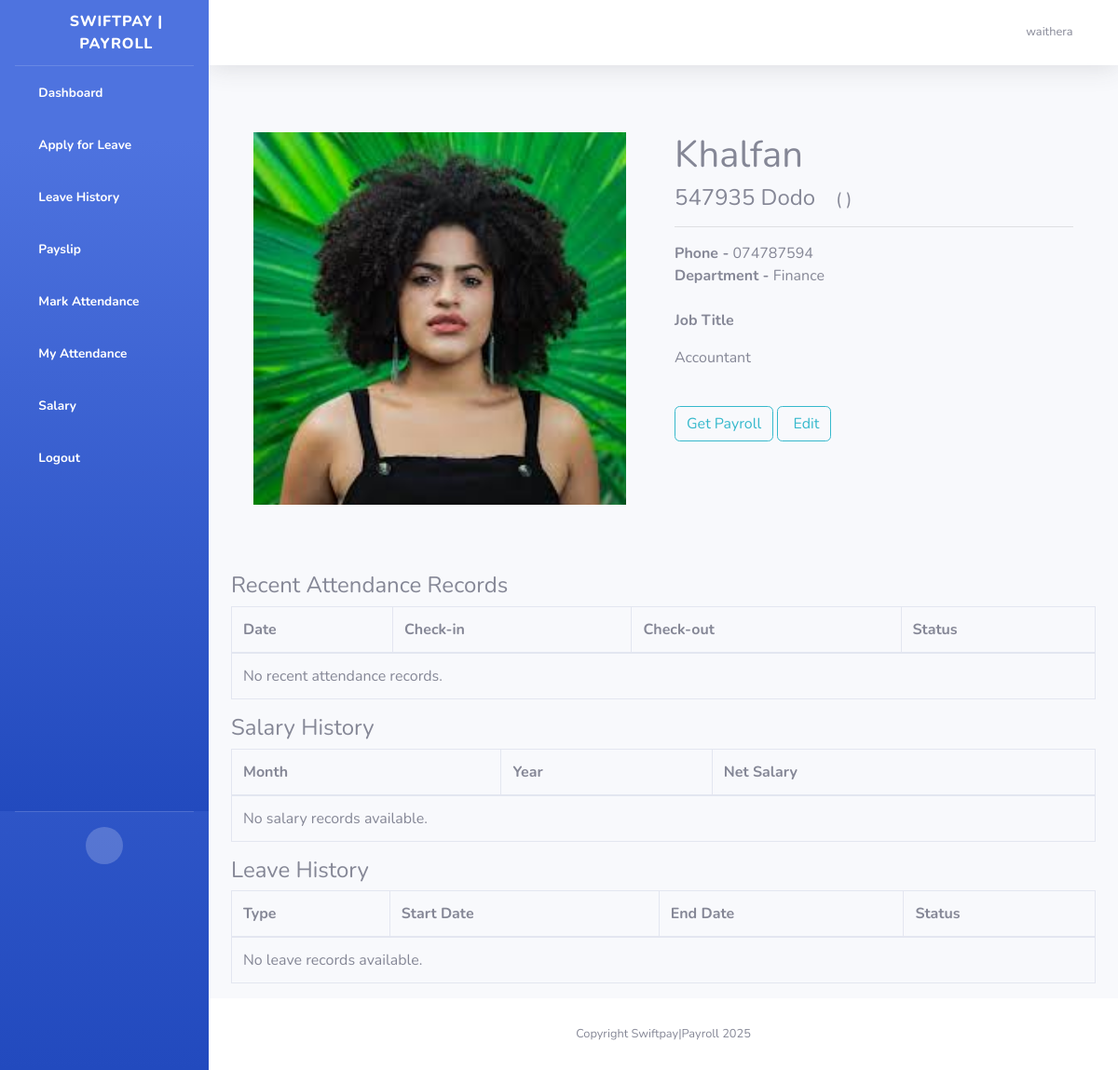
The page /employees/profile/547935/ (signed in) on the database as committed earlier.
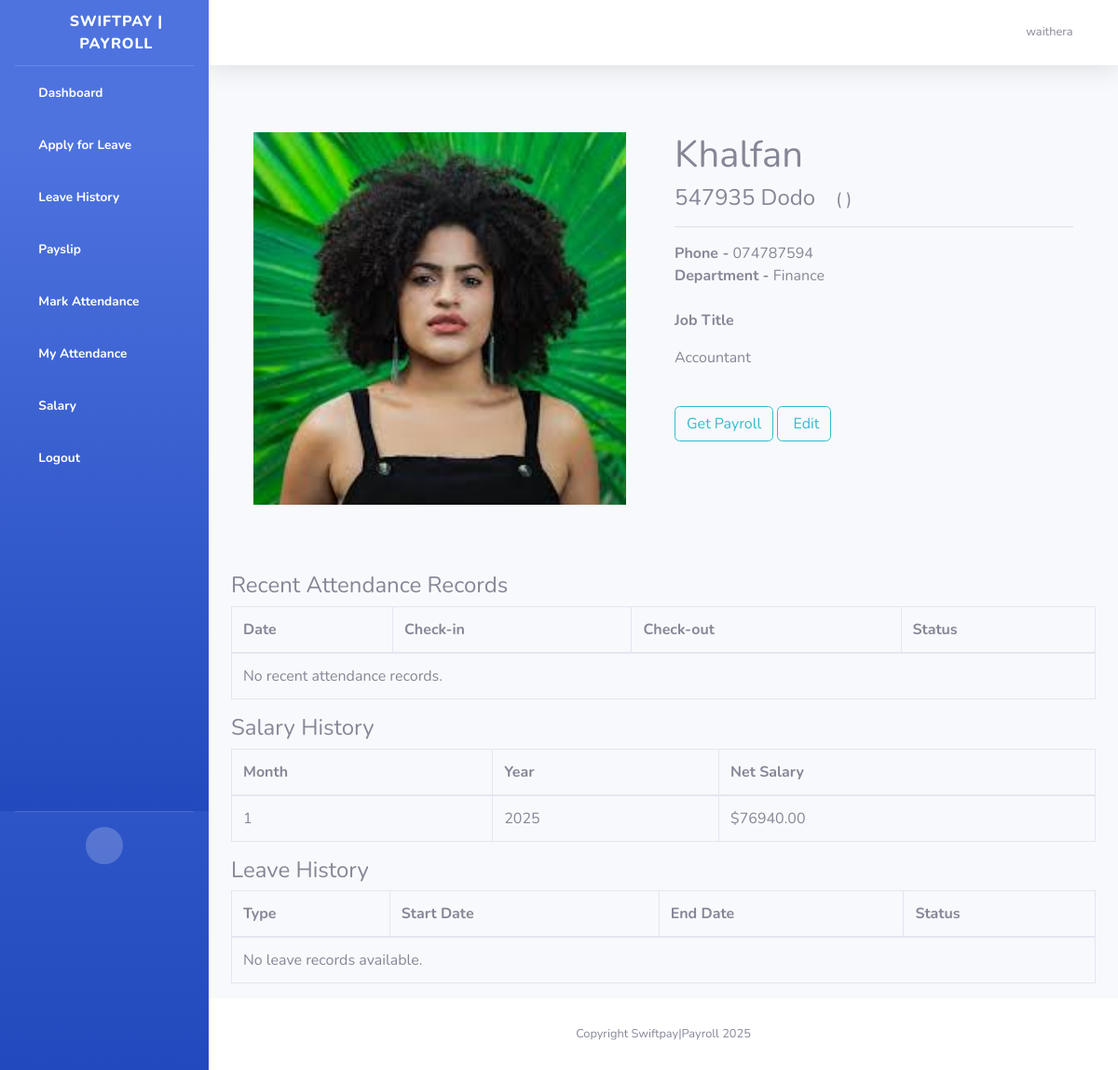
The same page on the database as committed later.
### mywebsite/models.py (models this page shows, shortened)
class Salary(models.Model):
    employee = models.ForeignKey('CustomUser', on_delete=models.CASCADE)
    base_salary = models.DecimalField(max_digits=10, decimal_places=2)
    bonus = models.DecimalField(max_digits=10, decimal_places=2, default=Decimal('0.00'))
    tax_rate = models.DecimalField(max_digits=5, decimal_places=2, default=Decimal('0.00'))
    deductions = models.DecimalField(max_digits=10, decimal_places=2, default=Decimal('0.00'), editable=False)
    net_salary = models.DecimalField(max_digits=10, decimal_places=2, editable=False)
    month = models.IntegerField(validators=[MinValueValidator(1), MaxValueValidator(12)], default=datetime.today().month)
    year = models.IntegerField(default=datetime.today().year)

### mywebsite/views.py (the view)
# urls.py: path('employees/profile/<str:employee_id>/', views.employee_profile, name='employee_profile'),
@login_required
def employee_profile(request, employee_id):
    employee = get_object_or_404(CustomUser, employee_id=employee_id)
    context = {
        'employee': employee,
        'attendance_records': Attendance.objects.filter(employee=employee)[:10],
        'salary_history': Salary.objects.filter(employee=employee),
        'leave_history': LeaveApplication.objects.filter(employee=employee)
    }
    return render(request, 'employees/employee_profile.html', context)

### mywebsite/models.py (called while the page is built)
    def __str__(self):
        return self.name

    def __str__(self):
        return self.title

### templates/employees/employee_profile.html (shortened to what this page needs)
{% extends "base.html" %}
{% load static %}
{% block content %}
<div class="">
    <div class="container p-5">
        <div class="row">
            <div class="col-md-6">
                <span>
                  <img src="{% if employee.passport_photo %}{{employee.passport_photo.url}}{% else %}{% static 'images/no_image.png' %}{% endif %}"
                       WIDTH="400" HEIGHT="400"/>
                </span>
            </div>
            <div class="col-md-6">
                <div class="content text-capitalize">
                    <h1> {{ employee.username }}</h1>
                    <h4>{{ employee.employee_id }} {{ employee.last_name }}
                        <small class="ml-3">( {{employee.email}} )</small>
                    </h4>
                    <hr>
                    <span><strong>Phone -</strong> {{ employee.phone_number }} </span><br>
                    <span><strong>Department -</strong> {{ employee.department }} </span>
                    <br>
                    <br>
                    <p><strong>Job Title</strong></p>
                    <p>{{ employee.role }}</p>
                    <br>
                    <a href="#" class="btn btn-outline-info">Get Payroll</a>
                    <a href="{% url 'update_employee' employee_id=employee.employee_id %}" class="btn btn-outline-info">
                         Edit
                    </a>
                </div>
            </div>
        </div>
    </div>
</div>
<div class="container mt-4">
    <h4>Recent Attendance Records</h4>
    <table class="table table-bordered">
        <thead>
            <tr>
                <th>Date</th>
                <th>Check-in</th>
                <th>Check-out</th>
                <th>Status</th>
            </tr>
        </thead>
        <tbody>
            {% for record in attendance_records %}
            <tr>
                <td>{{ record.date }}</td>
                <td>{{ record.check_in }}</td>
                <td>{{ record.check_out|default:"N/A" }}</td>
                <td>{{ record.is_present|yesno:"Present,Absent" }}</td>
            </tr>
            {% empty %}
            <tr>
                <td colspan="4">No recent attendance records.</td>
            </tr>
            {% endfor %}
        </tbody>
    </table>
    <h4>Salary History</h4>
    <table class="table table-bordered">
        <thead>
            <tr>
                <th>Month</th>
                <th>Year</th>
                <th>Net Salary</th>
            </tr>
        </thead>
        <tbody>
            {% for salary in salary_history %}
            <tr>
                <td>{{ salary.month }}</td>
                <td>{{ salary.year }}</td>
                <td>${{ salary.net_salary }}</td>
            </tr>
            {% empty %}
            <tr>
                <td colspan="3">No salary records available.</td>
            </tr>
            {% endfor %}
        </tbody>
    </table>
    <h4>Leave History</h4>
    <table class="table table-bordered">
        <thead>
            <tr>
                <th>Type</th>
                <th>Start Date</th>
                <th>End Date</th>
                <th>Status</th>
            </tr>
        </thead>
        <tbody>
            {% for leave in leave_history %}
            <tr>
                <td>{{ leave.leave_type.name }}</td>
                <td>{{ leave.start_date }}</td>
                <td>{{ leave.end_date }}</td>
                <td>{{ leave.status }}</td>
            </tr>
            {% empty %}
            <tr>
                <td colspan="4">No leave records available.</td>
            </tr>
            {% endfor %}
        </tbody>
    </table>
</div>
{% endblock %}

Rows that differ between the two databases and show on the page:
added Salary: month "1", year "2025", net_salary "76940.00"
Other text that changed with them:
text no longer shown: "No salary records available."
